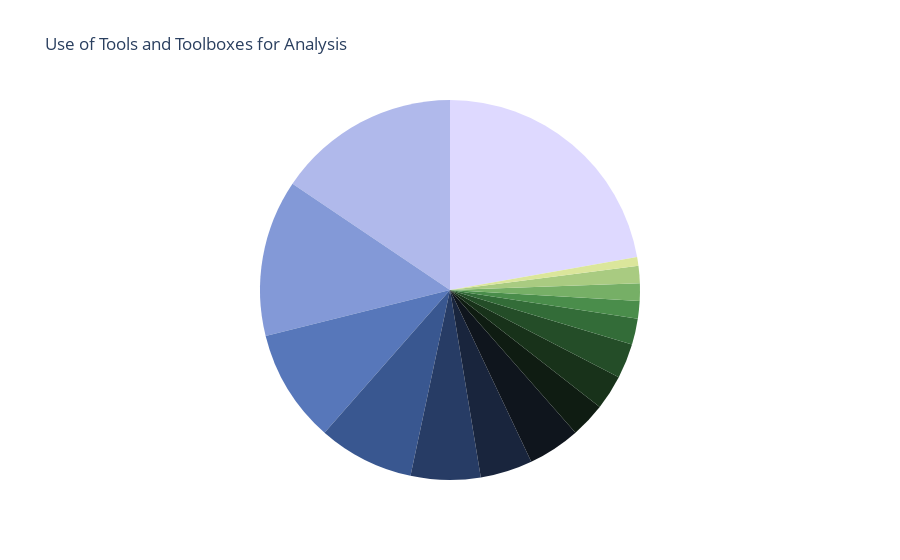

Notebook cell for this chart:
### Markdown cell above
**Plot Toolbox Statistics**

### Code cell
# create distinct entries (rows) for each item in a list of items separated by commas
df_sig_tb = df_siganalysis['Toolbox used']
numentries = len(df_sig_tb)
df_sig_tb = df_sig_tb.apply(lambda x: x.split(','))
df_sig_tb = df_sig_tb.explode('Toolbox used')
# removes empty entries
df_sig_tb = df_sig_tb[df_sig_tb != '']
# removes all spaces from the beginning and end of each entry
df_sig_tb = df_sig_tb.str.strip()

# rename "AnalyzIR" and "NIRS Toolbox" to "NIRS Brain AnalyzIR Toolbox"
df_sig_tb = df_sig_tb.replace('AnalyzIR', 'NIRS Brain AnalyzIR Toolbox', regex=True)
df_sig_tb = df_sig_tb.replace('NIRS Toolbox', 'NIRS Brain AnalyzIR Toolbox', regex=True)

# Calculate relative frequencies
df_pipe_tb_counts = pd.Series(df_sig_tb).value_counts(normalize=False)/numentries*100
# Create custom text for each slice
custom_text_pipe_tb = [f'{label}<br>{value:.2f}%' for label, value in zip(df_pipe_tb_counts.index, df_pipe_tb_counts)]

# extract and assign colors from colormap
num_categories=len(df_pipe_tb_counts)
# Sample colors from the colormap
#colors = cmap(np.linspace(0, 1, num_categories))
colors = cmap.discrete(num_categories)
# Convert colors to hex format
plotly_colors = ['#' + ''.join([f'{int(c * 255):02x}' for c in colors(i)[:3]]) for i in range(num_categories)]


# plotting with or without labels
lb_tmp = df_pipe_tb_counts.index
txt_tmp = custom_text_pipe_tb
if not plot_labels:
    lb_tmp = [''] * len(df_pipe_tb_counts.index)
    txt_tmp = [''] * len(custom_text_pipe_tb)

# Create the pie chart
fig = go.Figure(data=go.Pie(
    labels=lb_tmp,
    values=df_pipe_tb_counts.values,
    text = txt_tmp,
    textposition='auto',
    textinfo = 'text',
    textfont=dict(size=16),
    marker=dict(colors=plotly_colors)
))


# Set the layout
fig.update_layout(
    title='Use of Tools and Toolboxes for Analysis',
    showlegend=False
)

# Show the chart
fig.show()
# Save the chart
plot(fig, filename=paths["base"]+paths["data"]+paths["fig"]+paths["savedir"]+'pie_AnalysisToolboxes'+'_label_'+str(plot_labels)+'.html')

### Figure 1 — Plotly figure (JSON) as saved in the notebook; plotly's stock layout.template omitted (floating-point values rounded to 4 significant figures)
{"data": [{"labels": ["", "", "", "", "", "", "", "", "", "", "", "", "", "", "", ""], "marker": {"colors": ["#ded9ff", "#b0b9eb", "#8399d7", "#5777ba", "#395790", "#273c65", "#19253d", "#0f151d", "#0f1c12", "#18321a", "#244d28", "#336c38", "#4a8d4b", "#76af66", "#a9cb81", "#dbe69b"]}, "text": ["", "", "", "", "", "", "", "", "", "", "", "", "", "", "", ""], "textfont": {"size": 16}, "textinfo": "text", "textposition": "auto", "type": "pie", "values": [42.86, 30, 25.71, 18.57, 15.71, 11.43, 8.571, 8.571, 5.714, 5.714, 5.714, 4.286, 2.857, 2.857, 2.857, 1.429]}], "layout": {"showlegend": false, "title": {"text": "Use of Tools and Toolboxes for Analysis"}}}
